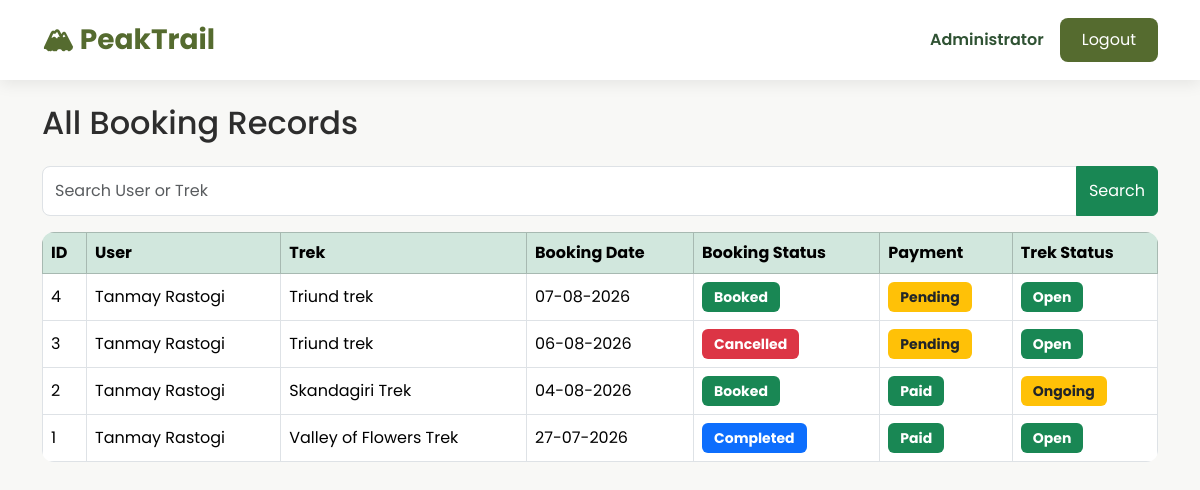
Screenshot of /admin/bookings (signed in) with the database file from the repository.
### models/user.py (models this page shows, shortened)
class User(UserMixin, db.Model):
    __tablename__ = "users"
    id = db.Column(db.Integer, primary_key=True)
    name = db.Column(db.String(100), nullable=False)
    email = db.Column(db.String(120), unique=True, nullable=False)
    password = db.Column(db.String(255), nullable=False)
    role = db.Column(db.String(20), nullable=False)
    is_active = db.Column(db.Boolean, default=True)
    is_blacklisted = db.Column(db.Boolean, default=False)
    created_at = db.Column(db.DateTime, default=datetime.utcnow)
    bookings = db.relationship("Booking", backref="user", lazy=True)
    staff_profile = db.relationship(
        "StaffProfile",
        backref="user",
        uselist=False
    )

### models/booking.py (models this page shows, shortened)
class Booking(db.Model):
    __tablename__ = "bookings"
    id = db.Column(db.Integer, primary_key=True)
    user_id = db.Column(
        db.Integer,
        db.ForeignKey("users.id"),
        nullable=False
    )
    trek_id = db.Column(
        db.Integer,
        db.ForeignKey("treks.id"),
        nullable=False
    )
    booking_date = db.Column(
        db.DateTime,
        default=datetime.utcnow
    )
    booking_status = db.Column(
        db.String(20),
        default="Booked"
    )
    payment_status = db.Column(
        db.String(20),
        default="Pending"
    )

### models/trek.py (models this page shows, shortened)
class Trek(db.Model):
    __tablename__ = "treks"
    id = db.Column(db.Integer, primary_key=True)
    trek_name = db.Column(db.String(100), nullable=False)
    location = db.Column(db.String(100), nullable=False)
    image_url = db.Column(db.String(500))
    price = db.Column(
        db.Float,
        nullable=False,
        default=0
    )
    difficulty = db.Column(db.String(20), nullable=False)
    duration = db.Column(db.Integer, nullable=False)
    available_slots = db.Column(db.Integer, nullable=False)
    description = db.Column(db.Text)
    start_date = db.Column(db.Date, nullable=False)
    end_date = db.Column(db.Date, nullable=False)
    status = db.Column(
        db.String(20),
        default="Open"
    )
    assigned_staff_id = db.Column(
        db.Integer,
        db.ForeignKey("staff_profiles.id"),
        nullable=True
    )
    bookings = db.relationship(
        "Booking",
        backref="trek",
        lazy=True,
        cascade="all, delete-orphan"
    )

### routes/admin.py (the view, shortened to what this page needs)
@admin.route("/admin/bookings")
@login_required
def view_bookings():
    if not _admin_required():
        return redirect(url_for("home"))
    search = request.args.get("search", "").strip()
    query = Booking.query
    bookings = query.order_by(Booking.booking_date.desc()).all()
    return render_template("admin/view_bookings.html", bookings=bookings, search=search)

### app.py (called while the page is built)
@login_manager.user_loader
def load_user(user_id):
    return User.query.get(int(user_id))

### routes/admin.py (called while the page is built)
def _admin_required():
    if current_user.role != "admin":
        flash("Access Denied!", "danger")
        return False
    return True

### templates/admin/view_bookings.html (shortened to what this page needs)
{% extends "base.html" %}
{% block content %}
<h2 class="mb-4">
All Booking Records
</h2>
<form method="GET" class="mb-3">
<div class="input-group">
<input
type="text"
name="search"
class="form-control"
placeholder="Search User or Trek">
<button class="btn btn-success">
Search
</button>
</div>
</form>
<table class="table table-bordered table-hover align-middle">
<thead class="table-success">
<tr>
<th>ID</th>
<th>User</th>
<th>Trek</th>
<th>Booking Date</th>
<th>Booking Status</th>
<th>Payment</th>
<th>Trek Status</th>
</tr>
</thead>
<tbody>
{% for booking in bookings %}
<tr>
<td>{{ booking.id }}</td>
<td>{{ booking.user.name }}</td>
<td>{{ booking.trek.trek_name }}</td>
<td>{{ booking.booking_date.strftime("%d-%m-%Y") }}</td>
<td>
{% if booking.booking_status=="Booked" %}
<span class="badge bg-success">
Booked
</span>
{% elif booking.booking_status=="Completed" %}
<span class="badge bg-primary">
Completed
</span>
{% else %}
<span class="badge bg-danger">
Cancelled
</span>
{% endif %}
</td>
<td>
{% if booking.payment_status=="Paid" %}
<span class="badge bg-success">
Paid
</span>
{% else %}
<span class="badge bg-warning text-dark">
Pending
</span>
{% endif %}
</td>
<td>
{% if booking.trek.status=="Open" %}
<span class="badge bg-success">
Open
</span>
{% elif booking.trek.status=="Ongoing" %}
<span class="badge bg-warning text-dark">
Ongoing
</span>
{% elif booking.trek.status=="Completed" %}
<span class="badge bg-primary">
Completed
</span>
{% else %}
<span class="badge bg-danger">
Closed
</span>
{% endif %}
</td>
</tr>
{% endfor %}
</tbody>
</table>
{% endblock %}

### templates/base.html (shortened to what this page needs)
<!DOCTYPE html>
<html lang="en">
<head>
    <link href="https://cdn.jsdelivr.net/npm/bootstrap@5.3.3/dist/css/bootstrap.min.css" rel="stylesheet">
    <link rel="stylesheet" href="{{ url_for('static', filename='css/style.css') }}">
</head>
<body>
    <nav class="navbar navbar-expand-lg custom-navbar">
<div class="container">
{% if current_user.is_authenticated %}
    {% if current_user.role=="admin" %}
        <a class="navbar-brand fw-bold"
        href="{{ url_for('admin.dashboard') }}">
        🏔 PeakTrail
        </a>
    {% elif current_user.role=="staff" %}
        <a class="navbar-brand fw-bold"
        href="{{ url_for('staff.dashboard') }}">
        🏔 PeakTrail
        </a>
    {% elif current_user.role=="trekker" %}
        <a class="navbar-brand fw-bold"
        href="{{ url_for('trekker.dashboard') }}">
        🏔 PeakTrail
        </a>
    {% endif %}
{% else %}
<a class="navbar-brand fw-bold"
href="{{ url_for('auth.login') }}">
🏔 PeakTrail
</a>
{% endif %}
<div class="ms-auto d-flex align-items-center">
{% if current_user.is_authenticated %}
<span class="welcome-text">
{{ current_user.name }}
</span>
<a href="{{ url_for('auth.logout') }}"
class="btn btn-custom ms-3">
Logout
</a>
{% endif %}
</div>
</div>
</nav>
    <div class="container mt-4">
        {% block content %}
        {% endblock %}
    </div>
</body>
</html>

### static/css/style.css (style rules this page uses)
:root { --primary:#556B2F; --secondary:#2F5233; --accent:#F5F1E8; --background:#F8F8F6; --text:#2D2D2D; }
body { font-family:'Poppins',sans-serif; background:var(--background); color:var(--text); }
.custom-navbar { background:white; box-shadow:0 4px 15px rgba(0,0,0,.08); padding:14px; }
.navbar-brand { color:var(--primary)!important; font-size:28px; }
.welcome-text { font-weight:600; color:var(--secondary); }
.btn-custom { background:var(--primary); color:white; border:none; border-radius:8px; padding:10px 22px; transition:.3s; }
.form-control, .form-select { border-radius:8px; padding:12px; }
.table { background:white; border-radius:12px; overflow:hidden; }
.badge { padding:8px 12px; font-size:14px; }

### rows the page displays
User: name "Administrator"
Booking: id "4", user.name "Tanmay Rastogi", trek.trek_name "Triund trek", booking_date "07-08-2026", booking_status "Booked", payment_status "Pending", shows "Open"
Booking: id "3", user.name "Tanmay Rastogi", trek.trek_name "Triund trek", booking_date "06-08-2026", booking_status "Cancelled", payment_status "Pending", shows "Open"
Booking: id "2", user.name "Tanmay Rastogi", trek.trek_name "Skandagiri Trek", booking_date "04-08-2026", booking_status "Booked", payment_status "Paid", shows "Ongoing"
Booking: id "1", user.name "Tanmay Rastogi", trek.trek_name "Valley of Flowers Trek", booking_date "27-07-2026", booking_status "Completed", payment_status "Paid", shows "Open"
